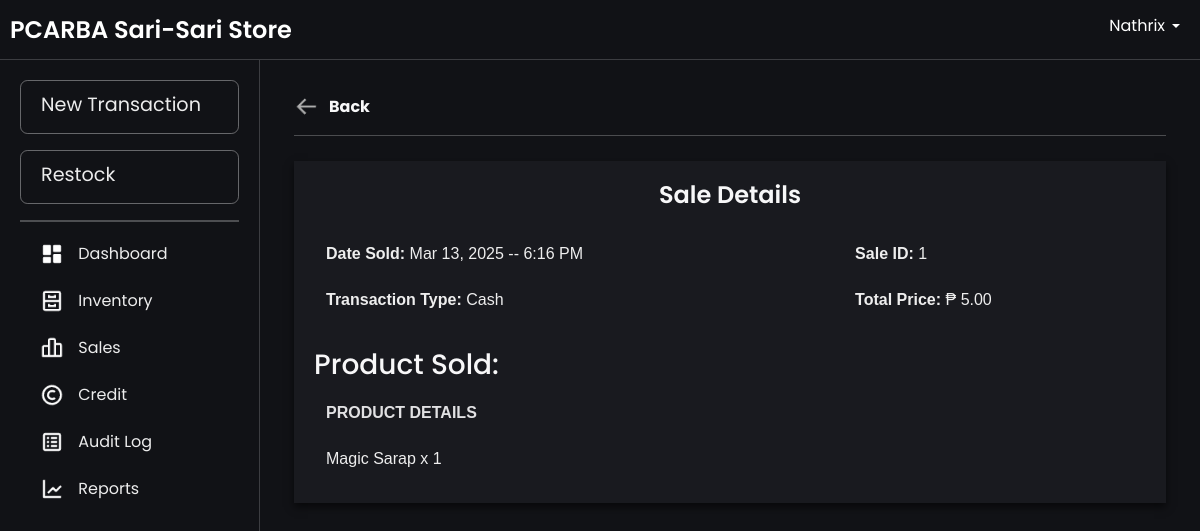
/sale_details.php?saleId=1&tab=items (signed in), run on the app's committed database.
### tables this page shows
CREATE TABLE `sale_item` (
  `sale_itemId` int(20) NOT NULL AUTO_INCREMENT,
  `quantity` int(11) NOT NULL,
  `price` decimal(10,2) NOT NULL,
  `subTotal` decimal(10,2) NOT NULL,
  `saleId` int(11) DEFAULT NULL,
  `creditId` int(11) DEFAULT NULL,
  `batchId` int(11) NOT NULL,
  `productId` int(11) NOT NULL,
  PRIMARY KEY (`sale_itemId`),
  KEY `sale_sale_item` (`saleId`),
  KEY `credits_sale_item` (`creditId`),
  KEY `batchItem_sale_item` (`batchId`),
  KEY `products_sale_item` (`productId`),
  CONSTRAINT `credits_sale_item` FOREIGN KEY (`creditId`) REFERENCES `credits` (`creditId`) ON DELETE CASCADE,
  CONSTRAINT `products_sale_item` FOREIGN KEY (`productId`) REFERENCES `products` (`productId`),
  CONSTRAINT `sale_sale_item` FOREIGN KEY (`saleId`) REFERENCES `sales` (`saleId`) ON DELETE CASCADE
);

CREATE TABLE `sales` (
  `saleId` int(11) NOT NULL AUTO_INCREMENT,
  `totalPrice` decimal(10,2) NOT NULL,
  `transactionType` enum('Cash','Credit') NOT NULL,
  `dateSold` timestamp NOT NULL DEFAULT current_timestamp(),
  `userId` int(11) NOT NULL,
  `creditorId` int(11) DEFAULT NULL,
  `creditId` int(11) DEFAULT NULL,
  PRIMARY KEY (`saleId`),
  KEY `users_sale` (`userId`),
  KEY `creditor_sale` (`creditorId`),
  KEY `credits_sales` (`creditId`),
  CONSTRAINT `creditor_sale` FOREIGN KEY (`creditorId`) REFERENCES `creditor` (`creditorId`),
  CONSTRAINT `credits_sales` FOREIGN KEY (`creditId`) REFERENCES `credits` (`creditId`),
  CONSTRAINT `users_sale` FOREIGN KEY (`userId`) REFERENCES `users` (`userId`)
);

CREATE TABLE `products` (
  `productId` int(11) NOT NULL AUTO_INCREMENT,
  `productName` varchar(100) NOT NULL,
  `productCategory` varchar(100) NOT NULL,
  `unitPrice` decimal(10,2) NOT NULL,
  `categoryId` int(11) NOT NULL,
  `unit` enum('pcs','kg','L','pack','mL','doz','m') NOT NULL DEFAULT 'pcs',
  `imagePath` varchar(255) DEFAULT NULL,
  PRIMARY KEY (`productId`),
  KEY `categories_products` (`categoryId`),
  CONSTRAINT `categories_products` FOREIGN KEY (`categoryId`) REFERENCES `categories` (`categoryId`)
);

### sale_details.php (the view, shortened to what this page needs)
<?php
include 'db.php';
$saleId = $_GET['saleId'];
$query = "SELECT s.saleId, s.dateSold, s.transactionType, s.totalPrice,
                 p.productName, si.quantity, si.subTotal
          FROM sales s
          JOIN sale_item si ON s.saleId = si.saleId
          JOIN products p ON si.productId = p.productId
          WHERE s.saleId = ?";
$stmt = $conn->prepare($query);
$stmt->bind_param("i", $saleId);
$stmt->execute();
$result = $stmt->get_result();
$saleDetails = $result->fetch_all(MYSQLI_ASSOC);
$dateSold = !empty($saleDetails[0]['dateSold']) ? date("M d, Y -- g:i A", strtotime($saleDetails[0]['dateSold'])) : 'N/A';
?>
<!DOCTYPE html>
<html lang="en">
<head>
    <link rel="stylesheet" href="css/bootstrap.min.css">
    <link rel="stylesheet" href="css/layer1.css">
</head>
<body>
    <?php include 'navbar.php'; ?>
    <div class="main-content fade-in">
        <div class="form-container">
            <a href="#" class="btn-back-wrapper" id="back-button">
                <img src="images/back.png" alt="Another Image" class="btn-back" id="another-image">
                <b><span>Back</span></b>
            </a>
            <hr>
            <div class="table-wrapper">
                <h1 align="center">Sale Details</h1>
                <table>
                    <tr>
                        <td><strong>Date Sold:</strong> <?php echo htmlspecialchars($dateSold); ?></td>
                        <td><strong>Sale ID:</strong> <?php echo htmlspecialchars($saleDetails[0]['saleId']); ?></td>
                    </tr>
                    <tr>
                        <td>
                            <strong>Transaction Type:</strong> <?php echo htmlspecialchars($saleDetails[0]['transactionType']); ?>
                        </td>
                        <td>
                            <strong>Total Price: </strong> ₱ <?php echo htmlspecialchars($saleDetails[0]['totalPrice']); ?>
                        </td>
                    </tr>
                </table>
                <br>
                <h3>Product Sold:</h3>
                <table>
                    <thead>
                        <tr>
                            <th>Product Details</th>
                        </tr>
                    </thead>
                    <tbody>
                        <?php foreach ($saleDetails as $item) { ?>
                            <tr>
                                <td><?php echo htmlspecialchars($item['productName']); ?> x <?php echo htmlspecialchars($item['quantity']); ?></td>
                            </tr>
                        <?php } ?>
                    </tbody>
                </table>
            </div>
        </div>
    </div>
</body>
</html>

### css/layer1.css (style rules this page uses)
.fade-in { animation: fadeInAnimation ease .1s; -webkit-animation: fadeInAnimation ease 1s; -moz-animation: fadeInAnimation ease 1s; -o-animation: fadeInAnimation ease 1s; -ms-animation: fadeInAnimation ease 1s; }
body { background-color: rgb(17, 18, 22); font-family: "Poppins", serif; color: white; }

### sale_details.php (style rules this page uses)
.form-container { background-color: transparent; padding: 10px; align-content: center; }
.form-container h1 { font-size: 24px; font-weight: 600; margin-bottom: 20px; color: #f7f7f8; text-align: center; }
.main-content { background-color: transparent; padding: 20px; color: #f7f7f8; width: 100%; }
.main-content h1, .main-content h3 { color: #f7f7f8; }
.table-wrapper { background-color: #191a1f; width: 100%; margin: 25px auto; position: relative; padding: 20px; box-shadow: 0 4px 8px rgba(0, 0, 0, 0.58); }
table { font-family: Arial, Helvetica, sans-serif; width: 100%; border-collapse: collapse; }
table thead { position: sticky; top: 0; z-index: 10; background-color: transparent; }
table th { padding: 10px; background-color: transparent; color: rgba(247, 247, 248, 0.9); font-weight: bold; text-transform: uppercase; font-size: 1rem; border: 2px solid transparent; }
table td { padding: 10px; font-size: 1rem; color: #eee; border: 2px solid transparent; }
table tr { background-color: transparent; }
.btn-back-wrapper { display: flex; align-items: center; text-decoration: none; color: #f7f7f8; cursor: pointer; }
.btn-back-wrapper span { margin-left: 10px; font-size: 16px; }
.btn-back-wrapper img { width: 25px; height: 25px; }

### navbar.php (style rules this page uses)
html, body { margin: 0; padding: 0; width: 100%; height: 100%; overflow-x: hidden; }
body { display: grid; grid-template-rows: 60px 1fr; grid-template-columns: 260px 1fr; height: 100vh; overflow: hidden; margin: 0; }
.main-content { grid-row: 2 / -1; grid-column: 2 / -1; padding: 24px 24px; overflow-y: auto; transition: margin-left 0.3s; margin: 0; }

### data on the page
sale_item: saleId.dateSold "Mar 13, 2025 -- 6:16 PM", saleId.saleId "1", saleId.transactionType "Cash", saleId.totalPrice "5.00", productId.productName "Magic Sarap", quantity "1"

### other printed values
$_SESSION['username'] "Nathrix"
